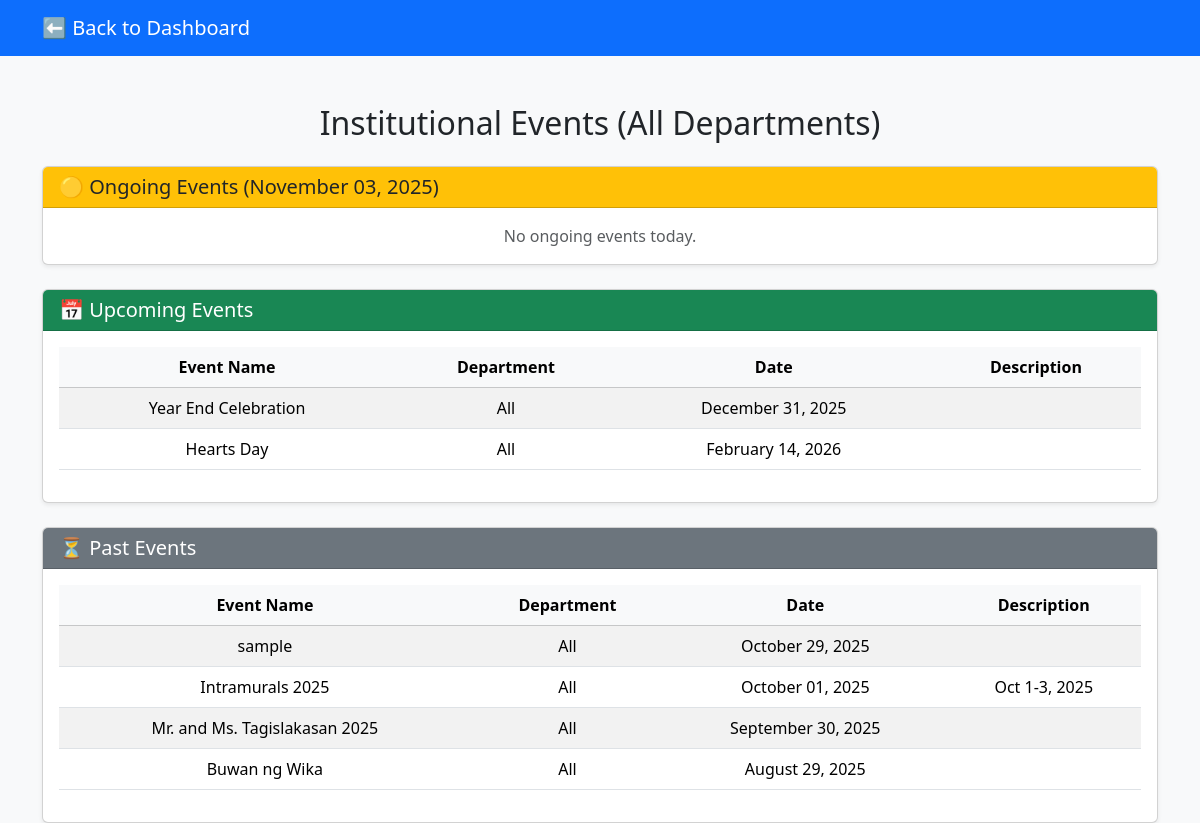
The app's page /institutional_event_user.php (signed in) with its own data.
### tables this page shows
CREATE TABLE `institutional_events` (
  `id` int(11) NOT NULL,
  `event_name` varchar(255) NOT NULL,
  `department` varchar(100) DEFAULT NULL,
  `event_date` date NOT NULL,
  `description` text DEFAULT NULL,
  `created_at` timestamp NOT NULL DEFAULT current_timestamp(),
  `status` enum('active','inactive') DEFAULT 'inactive'
);

### institutional_event_user.php (the view, shortened to what this page needs)
<?php
include('dbconnection.php');
try {
    $today = date('Y-m-d');
    $ongoingStmt = $pdo->prepare("SELECT * FROM institutional_events WHERE event_date = ? ORDER BY event_date ASC");
    $ongoingStmt->execute([$today]);
    $ongoingEvents = $ongoingStmt->fetchAll(PDO::FETCH_ASSOC);
    $upcomingStmt = $pdo->prepare("SELECT * FROM institutional_events WHERE event_date > ? ORDER BY event_date ASC");
    $upcomingStmt->execute([$today]);
    $upcomingEvents = $upcomingStmt->fetchAll(PDO::FETCH_ASSOC);
    $pastStmt = $pdo->prepare("SELECT * FROM institutional_events WHERE event_date < ? ORDER BY event_date DESC");
    $pastStmt->execute([$today]);
    $pastEvents = $pastStmt->fetchAll(PDO::FETCH_ASSOC);
} catch (PDOException $e) {
    die("Error fetching events: " . $e->getMessage());
}
?>
<!DOCTYPE html>
<html lang="en">
<head>
  <link href="https://cdn.jsdelivr.net/npm/bootstrap@5.3.8/dist/css/bootstrap.min.css" rel="stylesheet">
</head>
<body class="bg-light">
<nav class="navbar navbar-expand-lg navbar-dark bg-primary">
  <div class="container">
    <a class="navbar-brand" href="user-dashboard.php">⬅ Back to Dashboard</a>
  </div>
</nav>
<div class="container mt-5">
  <h2 class="text-center mb-4">Institutional Events (All Departments)</h2>
  <div class="card mb-4 shadow-sm">
    <div class="card-header bg-warning text-dark">
      <h5 class="mb-0">🟡 Ongoing Events (<?= date('F d, Y'); ?>)</h5>
    </div>
    <div class="card-body">
      <?php if (count($ongoingEvents) > 0): ?>
        <table class="table table-striped text-center">
          <thead class="table-light">
            <tr>
              <th>Event Name</th>
              <th>Department</th>
              <th>Date</th>
              <th>Description</th>
            </tr>
          </thead>
          <tbody>
            <?php foreach ($ongoingEvents as $event): ?>
              <tr>
                <td><?= htmlspecialchars($event['event_name']); ?></td>
                <td><?= htmlspecialchars($event['department'] ?? 'All'); ?></td>
                <td><?= htmlspecialchars(date('F d, Y', strtotime($event['event_date']))); ?></td>
                <td><?= htmlspecialchars($event['description']); ?></td>
              </tr>
            <?php endforeach; ?>
          </tbody>
        </table>
      <?php else: ?>
        <p class="text-muted text-center mb-0">No ongoing events today.</p>
      <?php endif; ?>
    </div>
  </div>
  <div class="card mb-4 shadow-sm">
    <div class="card-header bg-success text-white">
      <h5 class="mb-0">📅 Upcoming Events</h5>
    </div>
    <div class="card-body">
      <?php if (count($upcomingEvents) > 0): ?>
        <table class="table table-striped text-center">
          <thead class="table-light">
            <tr>
              <th>Event Name</th>
              <th>Department</th>
              <th>Date</th>
              <th>Description</th>
            </tr>
          </thead>
          <tbody>
            <?php foreach ($upcomingEvents as $event): ?>
              <tr>
                <td><?= htmlspecialchars($event['event_name']); ?></td>
                <td><?= htmlspecialchars($event['department'] ?? 'All'); ?></td>
                <td><?= htmlspecialchars(date('F d, Y', strtotime($event['event_date']))); ?></td>
                <td><?= htmlspecialchars($event['description']); ?></td>
              </tr>
            <?php endforeach; ?>
          </tbody>
        </table>
      <?php else: ?>
        <p class="text-muted text-center mb-0">No upcoming events.</p>
      <?php endif; ?>
    </div>
  </div>
  <div class="card shadow-sm">
    <div class="card-header bg-secondary text-white">
      <h5 class="mb-0">⏳ Past Events</h5>
    </div>
    <div class="card-body">
      <?php if (count($pastEvents) > 0): ?>
        <table class="table table-striped text-center">
          <thead class="table-light">
            <tr>
              <th>Event Name</th>
              <th>Department</th>
              <th>Date</th>
              <th>Description</th>
            </tr>
          </thead>
          <tbody>
            <?php foreach ($pastEvents as $event): ?>
              <tr>
                <td><?= htmlspecialchars($event['event_name']); ?></td>
                <td><?= htmlspecialchars($event['department'] ?? 'All'); ?></td>
                <td><?= htmlspecialchars(date('F d, Y', strtotime($event['event_date']))); ?></td>
                <td><?= htmlspecialchars($event['description']); ?></td>
              </tr>
            <?php endforeach; ?>
          </tbody>
        </table>
      <?php else: ?>
        <p class="text-muted text-center mb-0">No past events recorded.</p>
      <?php endif; ?>
    </div>
  </div>
</div>
</body>
</html>

### records on screen
institutional_events: event_name "Year End Celebration", department "All", event_date "December 31, 2025"
institutional_events: event_name "Hearts Day", department "All", event_date "February 14, 2026"
institutional_events: event_name "sample", department "All", event_date "October 29, 2025"
institutional_events: event_name "Intramurals 2025", department "All", event_date "October 01, 2025", description "Oct 1-3, 2025"
institutional_events: event_name "Mr. and Ms. Tagislakasan 2025", department "All", event_date "September 30, 2025"
institutional_events: event_name "Buwan ng Wika", department "All", event_date "August 29, 2025"
